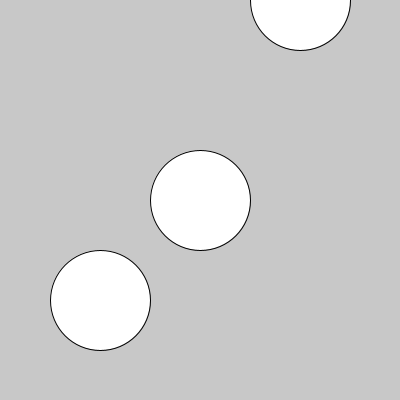
Frame 1 (no input)
Frame 60 (the mouse pressed at the canvas centre just before this capture): identical to frame 1, image omitted
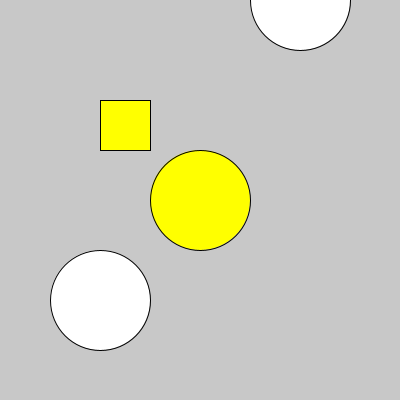
Frame 120 (the mouse held since frame 60 and released just before this capture)

The Processing sketch that drew these frames (run headless with seeded random() and noise(); from frame 60 on, the mouse is pressed at the canvas centre):

// Processing sketch: funcion_boton_multiple_3
// ── funcion_boton_multiple_3.pde
boolean mostrar1 = false;
boolean mostrar2 = false;
boolean mostrar3 = false;

void setup() {
  size(400, 400);
}

void draw() {
  background(200);
  boton(300,0,1);
  boton(200,200,2);
  boton(100,300,3);
}

// ── acciones.pde

void accionBoton1(){
  if(mostrar1==true){
    rect(300,300,50,50);
  }
}

void accionBoton2(){
  if(mostrar2==true){
    rect(100,100,50,50);
  }
}

void accionBoton3(){
  if(mostrar3==true){
    rect(300,350,50,50);
  }
}

// ── botones.pde
void boton(int posX, int posY, int tipo){
  if (dist(mouseX, mouseY, posX, posY) < 50) {
    if (mousePressed) {
      fill(255, 255, 0);
      cambiarTipoBoton(tipo, true);
    } else {
      fill(255, 0, 0);
      cambiarTipoBoton(tipo, false);
    }
  } else {
    fill(255);
  }
  ellipse(posX, posY, 100, 100);
  
  mostrarAlgo(tipo);
}

void mostrarAlgo(int tipo){
  if(tipo == 1){
    accionBoton1();
  }else if(tipo == 2){
    accionBoton2();
  }else if(tipo == 3){
    accionBoton3();
  }
}

void cambiarTipoBoton(int tipo, boolean valor){
  if(tipo == 1){
    mostrar1 = valor;
  }else if(tipo == 2){
    mostrar2 = valor;
  }else if(tipo == 3){
    mostrar3 = valor;
  }
}
